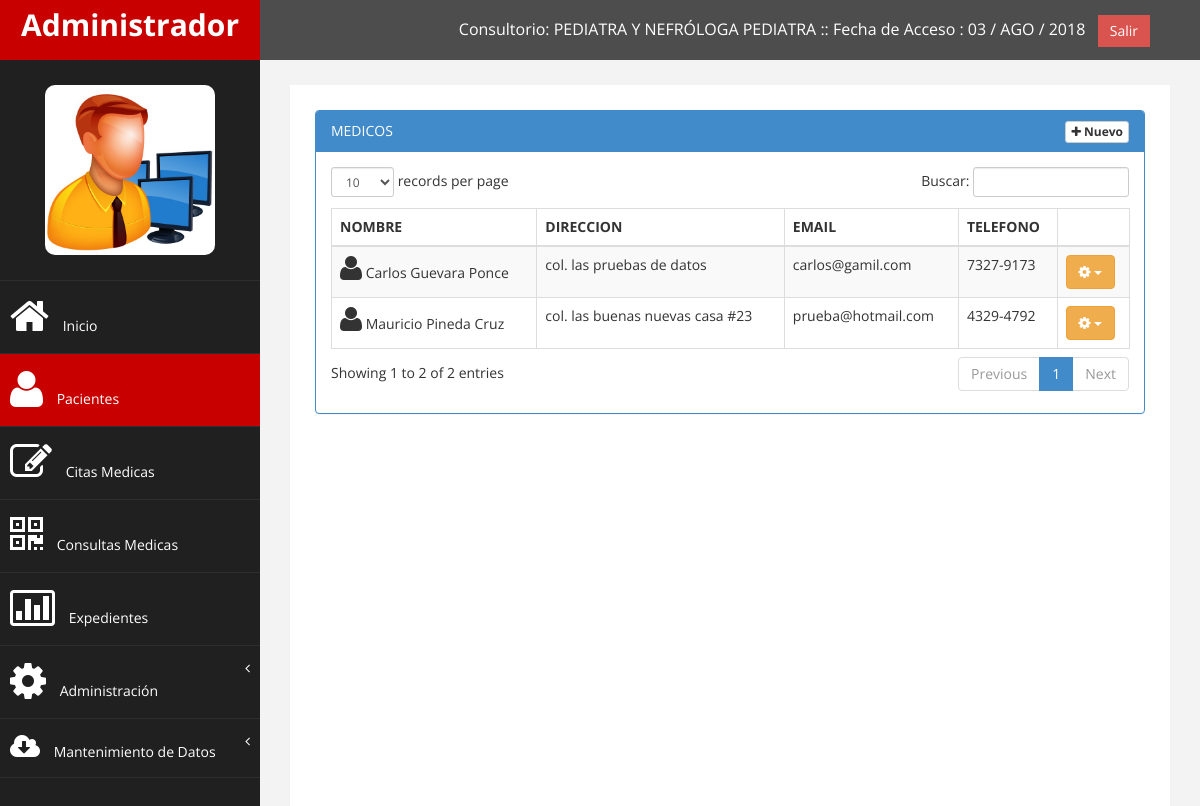
Screenshot of /modulos/medicos/index.php (signed in) with the database file from the repository.
### tables this page shows
CREATE TABLE IF NOT EXISTS `consultorios` (
  `id` int(11) NOT NULL AUTO_INCREMENT,
  `nombre` varchar(255) NOT NULL,
  `direccion` varchar(255) NOT NULL,
  `telefono` varchar(255) NOT NULL,
  `encargado` varchar(255) NOT NULL,
  `estado` varchar(255) NOT NULL,
  PRIMARY KEY (`id`)
);

CREATE TABLE IF NOT EXISTS `medicos` (
  `id` int(11) NOT NULL AUTO_INCREMENT,
  `documento` varchar(25) NOT NULL,
  `nombre` varchar(255) NOT NULL,
  `direccion` varchar(255) NOT NULL,
  `departamento` varchar(255) NOT NULL,
  `municipio` varchar(255) NOT NULL,
  `telefono` varchar(255) NOT NULL,
  `sexo` varchar(255) NOT NULL,
  `email` varchar(255) NOT NULL,
  `estado` varchar(250) NOT NULL,
  `consultorio` int(11) NOT NULL,
  `especialidad` text NOT NULL,
  PRIMARY KEY (`id`)
);

### modulos/class_buscar.php (called while the page is built, shortened)
<?php
class Consultar_Deposito{
	private $fetch;
	function __construct($codigo){
		$this->consulta = mysql_query("SELECT * FROM consultorios WHERE id='$codigo'");
		$this->fetch = mysql_fetch_array($this->consulta);
	}
	function consultar($campo){
		return $this->fetch[$campo];
	}
}
?>

### modulos/funciones.php (called while the page is built, shortened)
<?php
	function fecha($fecha){
		$meses = array("ENE","FEB","MAR","ABR","MAY","JUN","JUL","AGO","SEP","OCT","NOV","DIC");
		$a=substr($fecha, 0, 4);
		$m=substr($fecha, 5, 2);
		$d=substr($fecha, 8);
		return $d." / ".$meses[$m-1]." / ".$a;
	}
	function permiso($usu,$id){
		$consulta=mysql_query("SELECT * FROM permisos WHERE usu='$usu' and permiso='$id' and estado='s'");
		if($v=mysql_fetch_array($consulta)){
			return TRUE;
		}else{
			return FALSE;
		}
	}
?>

### modulos/medicos/index.php (the view, shortened to what this page needs)
<?php
	include_once "class/class.php";
	include_once "class/class_pediatria.php";
	include_once "../funciones.php";
	include_once "../class_buscar.php";
	$usu=$_SESSION['cod_user'];
	$pa=mysql_query("SELECT * FROM cajero WHERE usu='$usu'");
	while($row=mysql_fetch_array($pa)){
		$id_consultorio=$row['consultorio'];
		$oConsultorio=new Consultar_Deposito($id_consultorio);
		$nombre_Consultorio=$oConsultorio->consultar('nombre');
	}
?>
<!DOCTYPE html>
<html xmlns="http://www.w3.org/1999/xhtml">
<head>
    <link href="../../assets/css/bootstrap.css" rel="stylesheet" />
    <link href="../../assets/css/font-awesome.css" rel="stylesheet" />
	<link href="../../assets/todo/bootstrap-datetimepicker.min.css" rel="stylesheet" />
    <link href="../../assets/css/custom.css" rel="stylesheet" />
    <link href="../../assets/js/dataTables/dataTables.bootstrap.css" rel="stylesheet" />
</head>
<body>
    <div id="wrapper">
        <nav class="navbar navbar-default navbar-cls-top " role="navigation" style="margin-bottom: 0">
            <div class="navbar-header">
                <a class="navbar-brand" href="../usuarios/perfil.php"><?php echo $_SESSION['user_name']; ?></a>
            </div>
  <div style="color: white;
padding: 15px 50px 5px 50px;
float: right;
font-size: 16px;">Consultorio: <?php echo $nombre_Consultorio; ?> :: Fecha de Acceso : <?php echo fecha(date('Y-m-d')); ?> &nbsp; <a href="../../php_cerrar.php" class="btn btn-danger square-btn-adjust">Salir</a> </div>
        </nav>
           <?php include_once "../../menu/m_pacientes.php"; ?>
        <div id="page-wrapper" >
            <div id="page-inner">
				<div class="panel-body">
<?php if(permiso($_SESSION['cod_user'],'1')==TRUE){ ?>
            <div class="row">
                <div class="col-md-12">
                    <div class="panel panel-primary">
                        <div class="panel-heading">
							MEDICOS
							<ul class="nav pull-right">
								<a href="" class="btn btn-default btn-xs" data-toggle="modal" data-target="#myModal" title="Agregar Paciente" title="Agregar"><i class="fa fa-plus"> </i> <strong>Nuevo</strong></a>
							</ul>
                        </div>
                        <div class="panel-body">
                            <div class="table-responsive">
                                <table class="table table-striped table-bordered table-hover" id="dataTables-example">
									<thead>
                                        <tr>
                                            <th>NOMBRE</th>
                                            <th>DIRECCION</th>
                                            <th>EMAIL</th>
                                            <th>TELEFONO</th>
                                            <th></th>
                                        </tr>
                                    </thead>
                                    <tbody>
										<?php
											$pame=mysql_query("SELECT * FROM medicos WHERE consultorio='$id_consultorio' ORDER BY nombre");
											while($row=mysql_fetch_array($pame)){
										?>
                                        <tr class="odd gradeX">
                                            <td><i class="fa fa-user fa-2x"></i> <?php echo $row['nombre']; ?></td>
                                            <td><?php echo $row['direccion']; ?></td>
                                            <td><?php echo $row['email']; ?></td>
                                            <td><?php echo $row['telefono']; ?></td>
                                            <td class="center">
                                            <div class="btn-group">
											  <button data-toggle="dropdown" class="btn btn-warning dropdown-toggle"><i class="fa fa-cog"></i> <span class="caret"></span></button>
											</div>
											</td>
	                                      </tr>
											<?php } ?>
                                    </tbody>
                                </table>
                            </div>
                        </div>
                    </div>
                </div>
            </div>
<?php }else{ echo mensajes("NO TIENES PERMISO PARA ENTRAR A ESTE FORMULARIO","rojo"); }?>
        </div>
    </div>
            </div>
</body>
</html>

### assets/css/custom.css (style rules this page uses)
body { font-family: 'Open Sans', sans-serif; }
#wrapper { width: 100%; background:#202020; }
#page-wrapper { padding: 15px 15px; min-height: 600px; background:#F3F3F3; }
#page-inner { width:100%; margin:10px 20px 10px 0px; background-color:#fff!important; padding:10px; min-height:1200px; }
.square-btn-adjust { border: 0px solid transparent; -webkit-border-radius: 0px; -moz-border-radius: 0px; border-radius: 0px; }
.navbar-cls-top .navbar-brand { color: #fff; background: #C90000; width: 260px; text-align: center; height: 60px; font-size: 30px; font-weight: 700; }
.navbar-cls-top { background:#4D4D4D; border-bottom:none; }
.navbar-default { border:0px solid black; }
.navbar-header { background: #A70303; }
@media (min-width:768px) { #page-wrapper { margin: 0 0 0 260px; padding: 15px 30px; min-height: 1200px; } }
@media (min-width:768px) { .navbar { border-radius: 0px; } }

### rows the page displays
consultorios: nombre "PEDIATRA Y NEFRÓLOGA PEDIATRA"
medicos: nombre "Carlos Guevara Ponce", direccion "col. las pruebas de datos", email "carlos@gamil.com", telefono "7327-9173"
medicos: nombre "Mauricio Pineda Cruz", direccion "col. las buenas nuevas casa #23", email "prueba@hotmail.com", telefono "4329-4792"

### other values shown
$_SESSION['user_name'] "Administrador"
